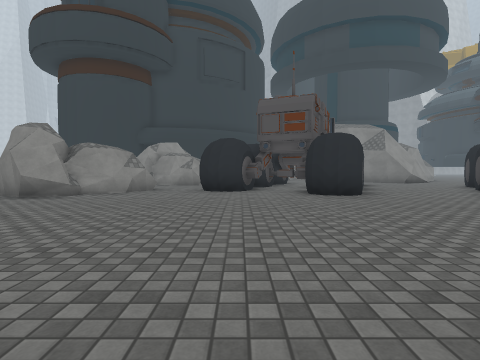
view 1 (above)

16 first-person views from a walk through a Unity game level. The camera is 1.2 m above the floor, tilts 2° down and sees 80° across. The floor is counted in squares, 2 m on a side. Each view is taken from the middle of a square. On the plan, view 1 faces up. The plan holds only what a view shows up to about 9 squares ahead; the rest is blank. The place goes on beyond the plan. The player character is not drawn. Some surface patterns are stand-ins.

view 2
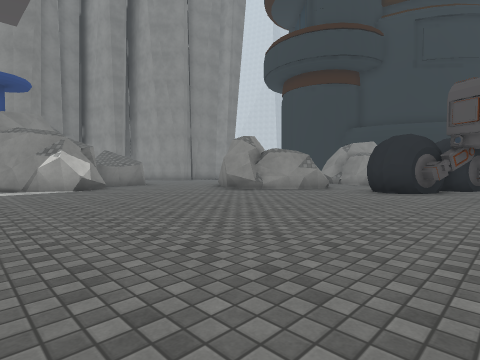

view 3
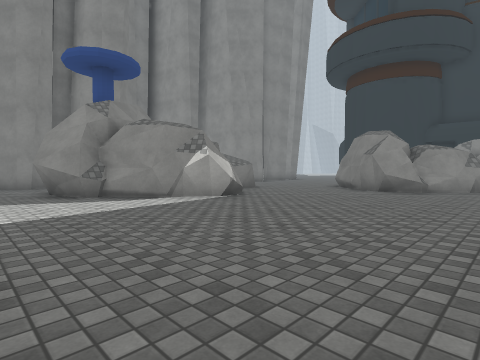

view 4
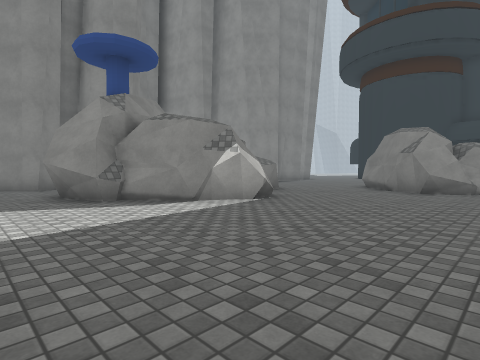

view 5
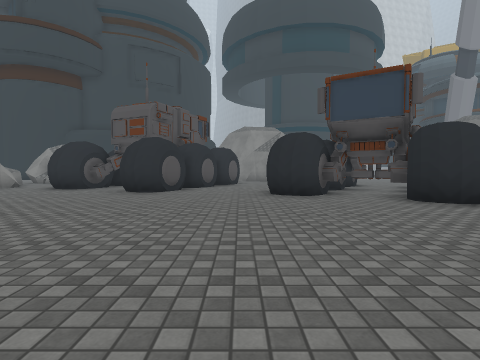

view 6
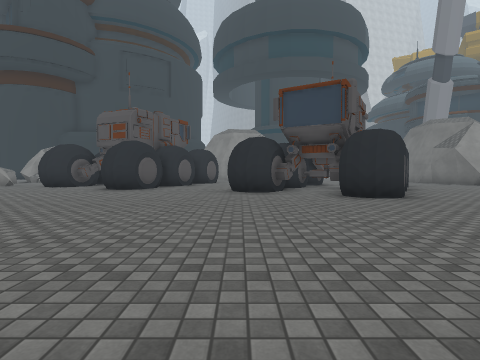

view 7
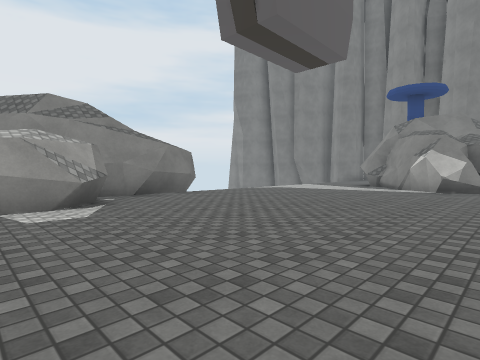

view 8
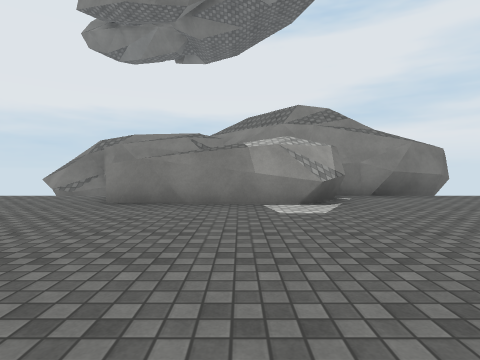

view 9
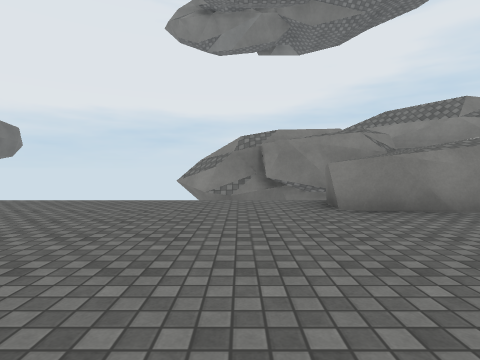

view 10
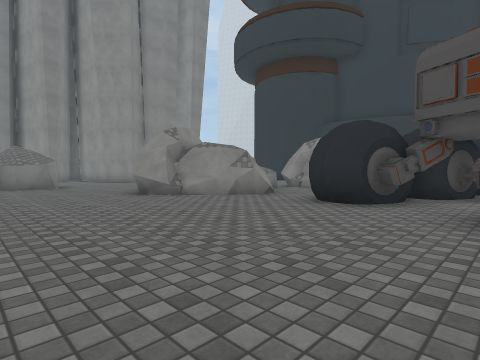

view 11
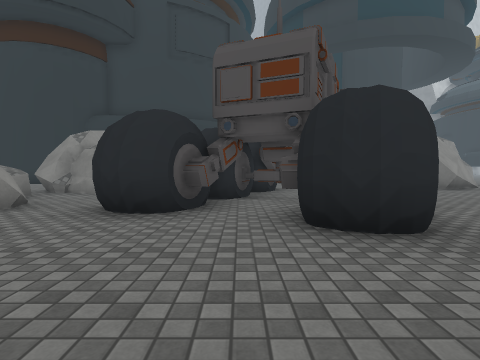

view 12
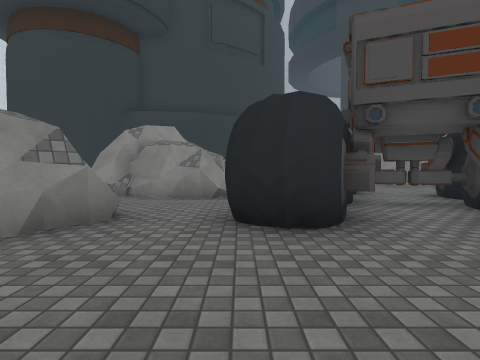

view 13
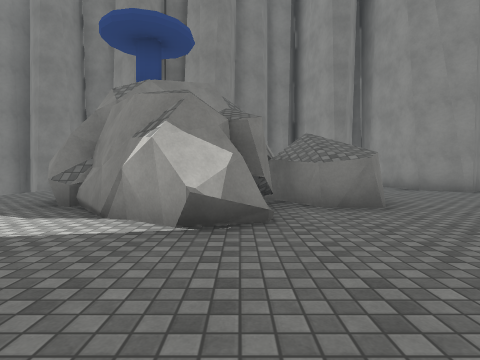

view 14
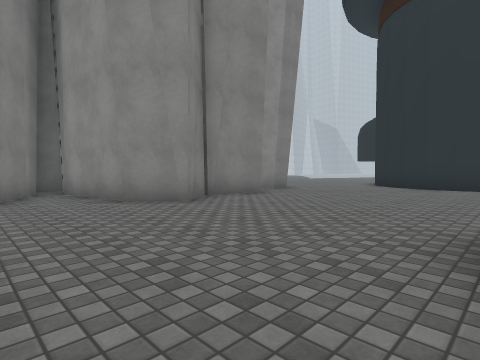

view 15
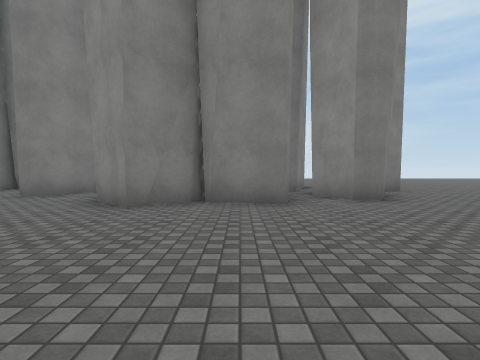

view 16
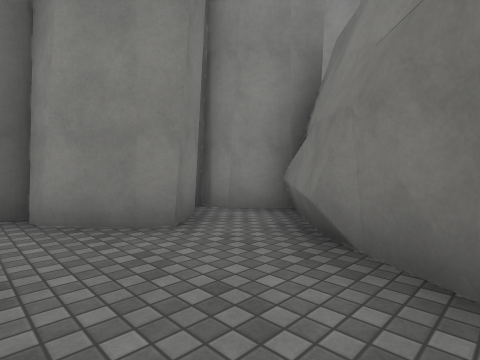

### Floor plan
Key: @ floor where view 1 was taken; # wall or solid block; . floor; ^ raised ledge; T thing the floor can be seen under or through.
Columns run from 16 left of view 1 to 9 right of it. Each row starts with its distance up from view 1.
 18 ..
 17 ...
 16 ....  .##
 15  #.......
 14  ###.....
 13 ####.....          ..  ##
 12  # ##....   #### #T.#  ..
 11     #.....  .... T T  ..
 10    ##.....  ^...#TTT ..
  9    ##....    #. #TTT ...#
  8 ####.....   ##.##.##...##
  7  ##.......###.....##.. ##
  6   #...................####
  5  ..    #................##
  4 ##    ##.................#
  3        ###................
  2    #   ###................
  1   #######.................
  0   ##.###........@.........
 -1   ##.............####.....
 -2   #.... ........##  #.....
 -3   ##         ####   ####

Where each view was taken, in squares from view 1:
view 1: 0 up, 0 right, facing up
view 2: 0 up, 2 right, facing up-left
view 3: 2 down, 2 left, facing up-left
view 4: 2 down, 3 left, facing up-left
view 5: 1 down, 5 right, facing up
view 6: 2 down, 6 right, facing up
view 7: 4 up, 2 right, facing down-left
view 8: 4 up, 2 right, facing down
view 9: 3 up, 6 right, facing down
view 10: 3 up, 2 right, facing up-left
view 11: 4 up, 1 right, facing up
view 12: 5 up, 1 left, facing up
view 13: 3 up, 4 left, facing left
view 14: 6 up, 7 left, facing up-left
view 15: 11 up, 7 left, facing left
view 16: 2 down, 10 left, facing up-left
